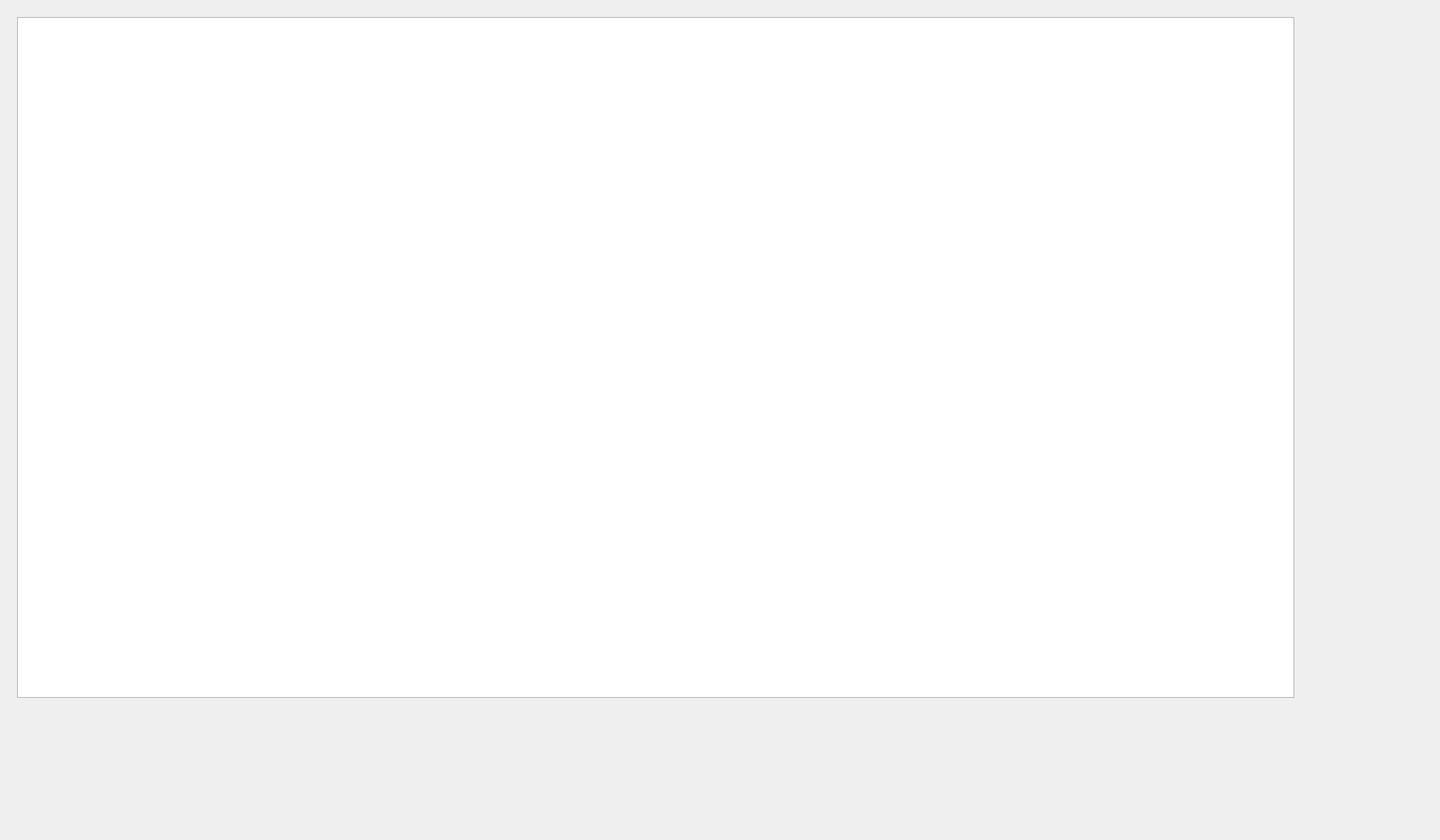
<?xml version="1.0" encoding="UTF-8"?>
<ui version="4.0">
 <class>Dialog_2_2_1</class>
 <widget class="QDialog" name="Dialog_2_2_1">
  <property name="geometry">
   <rect>
    <x>0</x>
    <y>0</y>
    <width>1691</width>
    <height>987</height>
   </rect>
  </property>
  <property name="windowTitle">
   <string>Dialog</string>
  </property>
  <widget class="QGraphicsView" name="graphicsView">
   <property name="geometry">
    <rect>
     <x>20</x>
     <y>20</y>
     <width>1500</width>
     <height>800</height>
    </rect>
   </property>
  </widget>
 </widget>
 <resources/>
 <connections/>
</ui>
